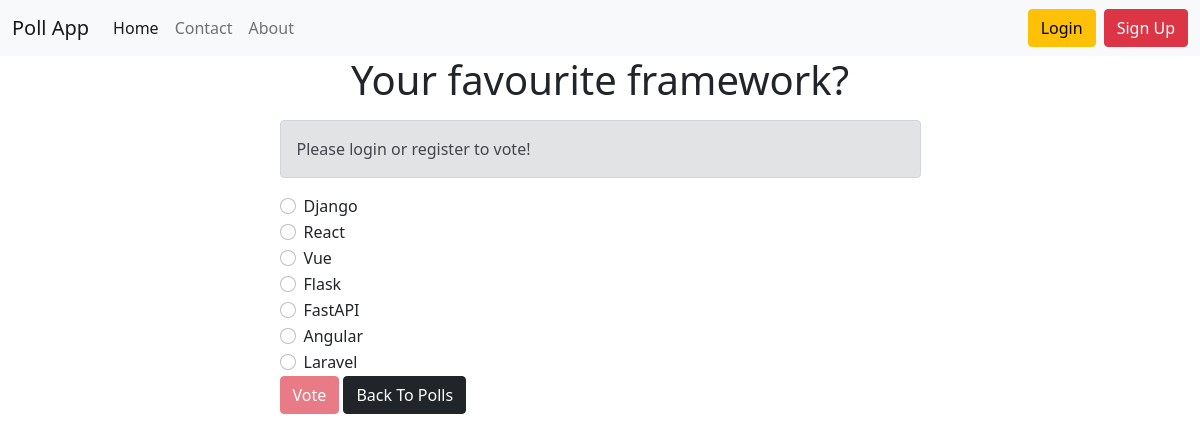
The app's page /detail/your-favourite-framework/ with its own data.
### poll_app/models.py (models this page shows, shortened)
class Question(models.Model):
    question_text = models.CharField(max_length=100, unique=True)
    slug = models.SlugField(unique=True)
    created_at = models.DateTimeField(auto_now_add=True)
    is_active = models.BooleanField(default=True)
    class Meta:
        ordering = ['-created_at']

class Choice(models.Model):
    choice_text = models.CharField(max_length=100)
    votes = models.IntegerField(default=0)
    question = models.ForeignKey(Question, on_delete=models.CASCADE)

### poll_app/views.py (the view)
# urls.py: path('detail/<slug:slug>/', DetailView.as_view(), name='detail'),
class DetailView(generic.DetailView):
    model = Question
    template_name = 'poll_app/detail.html'

### poll_app/templates/poll_app/detail.html (shortened to what this page needs)
{% extends 'base.html' %}
{% block content %}
<h1 class="text-center mb-3">{{ question.question_text }}</h1>
<form action="{% url 'poll_app:vote' question.slug %}" method="post">
    {% if request.user.is_anonymous %}
    <div class="alert alert-secondary" role="alert">
        Please login or register to vote!
    </div>
    {% endif %}
    {% for choice in question.choice_set.all %}
    <div class="form-check">
        <input
                type="radio"
                name="choice"
                class="form-check-input"
                id="choice{{ forloop.counter }}"
                value="{{ choice.pk }}"
        />
        <label for="choice{{ forloop.counter }}">{{ choice.choice_text }}</label>
    </div>
    {% endfor %}
    {% if request.user.is_authenticated %}
    <input type="submit" value="Vote" class="btn btn-danger"/>
    <a class="btn btn-dark" href="{% url 'poll_app:home' %}">Back To Polls</a>
    {% else %}
    <input type="submit" value="Vote" class="btn btn-danger" disabled/>
    <a class="btn btn-dark" href="{% url 'poll_app:home' %}">Back To Polls</a>
    {% endif %}
</form>
{% endblock %}

### records on screen
Question: question_text "Your favourite framework?"
Choice: choice_text "Django"
Choice: choice_text "React"
Choice: choice_text "Vue"
Choice: choice_text "Flask"
Choice: choice_text "FastAPI"
Choice: choice_text "Angular"
Choice: choice_text "Laravel"
